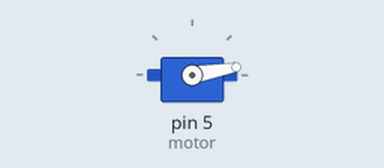
A sketch run on a simulated Arduino Uno, built with avr-gcc and run on an emulated ATmega328P. Parts: servo. What the sketch prints to the serial monitor is not drawn.

Above: at 0.05 s.
Timing chart, 0 to 4.6 s (numbered marks = the images above):
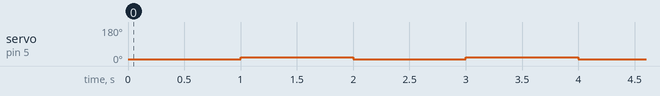

The sketch:

motorTest.ino
```cpp
#include <Servo.h> // Include the servo library

// create servo objects to control lift and rotation for each leg
// front left
Servo motor;

void setup() {
  // initialize serial communications at 9600 bps:
  Serial.begin(9600);
  motor.attach(5);
}

void loop() {
  Serial.println("start");
  // down
  motor.write(10);
  delay(1000);
  // up
  motor.write(20);
  delay(1000);
}
```

Measured:
- by itself, servo on pin 5 (motor): alternates 20° for 1.0 s and 10° for 1.0 s
